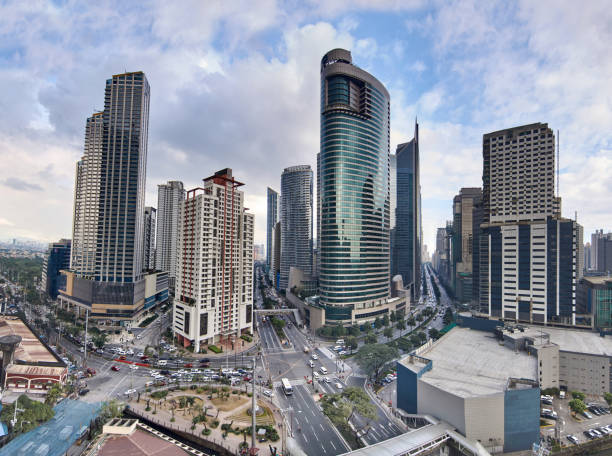
#> input picture computer_vision/opencv/photos/makati.jpg, 612 x 456 px, found by its file name
$ python basic.py
#> lines starting #> are read from the running program, lines starting #| are printed output that depends on the picture; after the words box and inside, x2 and y2 are one past the last pixel; in counts of white or black regions, pixels touching at a corner belong together
import cv2 as cv

img = cv.imread('photos/makati.jpg')
#> img is the input picture: shape (456, 612, 3); mean B, G, R 154.7, 143.9, 139.1
cv.imshow('Makati', img)

# converting to grayscale
gray = cv.cvtColor(img, cv.COLOR_BGR2GRAY)
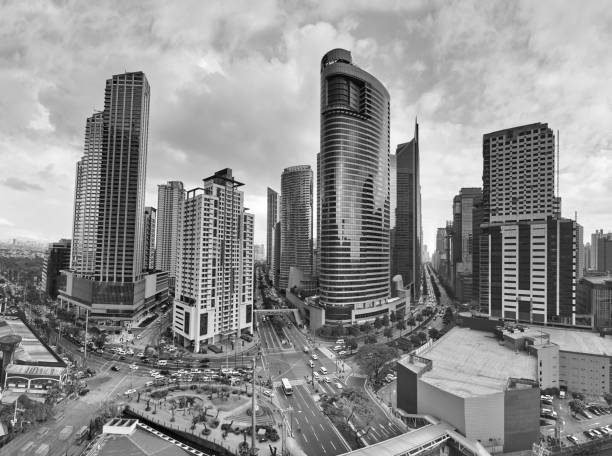
#> gray: shape (456, 612); min 0, max 255, mean 143.7
#cv.imshow('Gray', gray)

# blur
blur = cv.GaussianBlur(img, (7,7), cv.BORDER_DEFAULT)
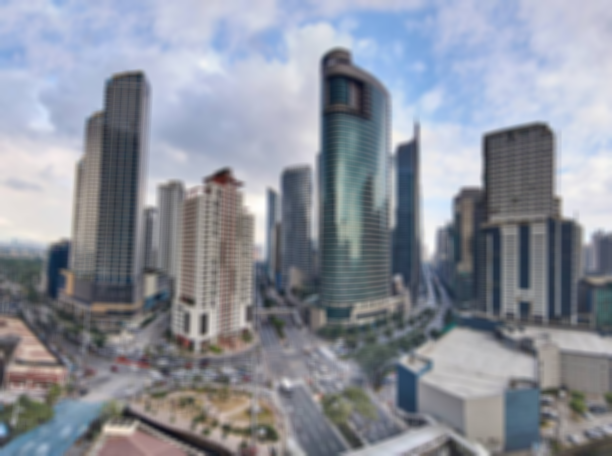
#> blur: shape (456, 612, 3); mean B, G, R 154.7, 143.9, 139.1
#cv.imshow('Blurred Image', blur)

# edge cascade
canny = cv.Canny(blur, 125, 175)
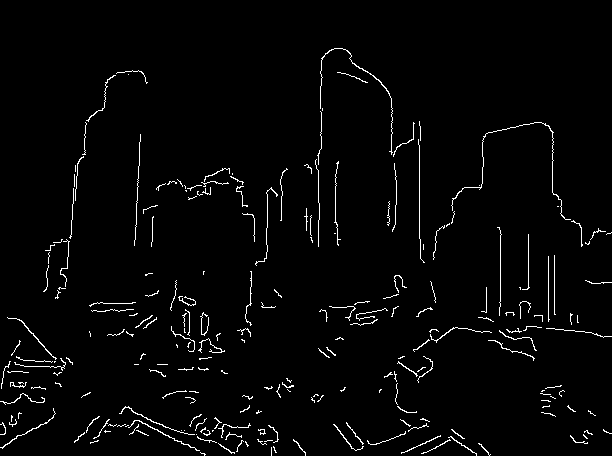
#> canny: shape (456, 612); 2.4% white in thin lines or dots, all inside (x1, y1, x2, y2) = (0, 48, 612, 456)
#cv.imshow('Canny edges', canny)

# dilating the images
dilated = cv.dilate(canny, (7,7), iterations=3)
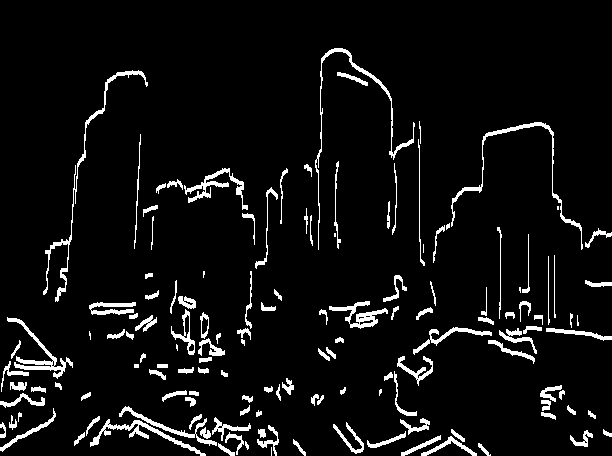
#> dilated: shape (456, 612); 6.1% white; 140 white regions (12 under 20 px), largest, box (x1, y1, x2, y2) and area: (43, 70, 148, 302) 913, (315, 48, 415, 250) 815, (451, 122, 583, 250) 796
#cv.imshow('Dilated', dilated)

# Eroding
eroded = cv.erode(dilated, (3,3), iterations=1)
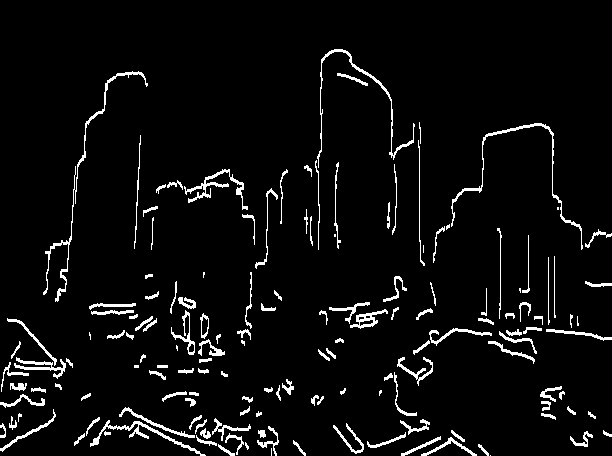
#> eroded: shape (456, 612); 4.9% white in thin lines or dots, all inside (x1, y1, x2, y2) = (0, 49, 612, 456)
#cv.imshow('Eroded', eroded)

# resize
resized = cv.resize(img, (600, 500), interpolation=cv.INTER_LINEAR)
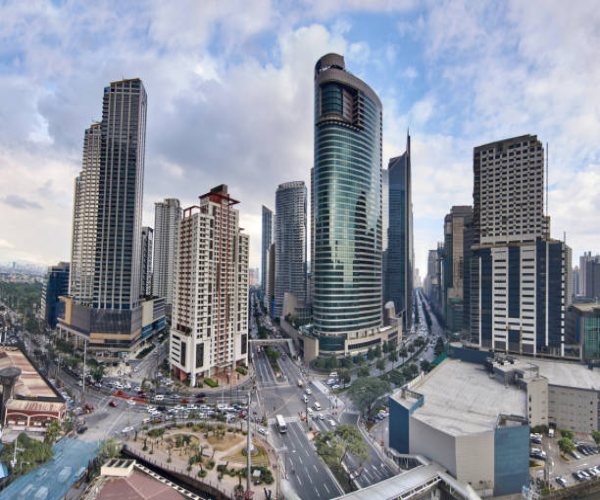
#> resized: shape (500, 600, 3); mean B, G, R 154.6, 143.8, 139
#cv.imshow('Resized', resized)

# cropping - images are arrays so we can do array slicing
cropped = img[50:200, 200:400]
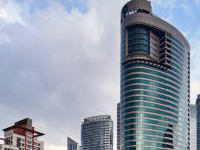
#> cropped: shape (150, 200, 3); mean B, G, R 172.8, 157.8, 148.8
cv.imshow('Cropped', cropped)


cv.waitKey(0)

$ run again, with computer_vision/opencv/photos/bgr_sample.jpg copied over computer_vision/opencv/photos/makati.jpg
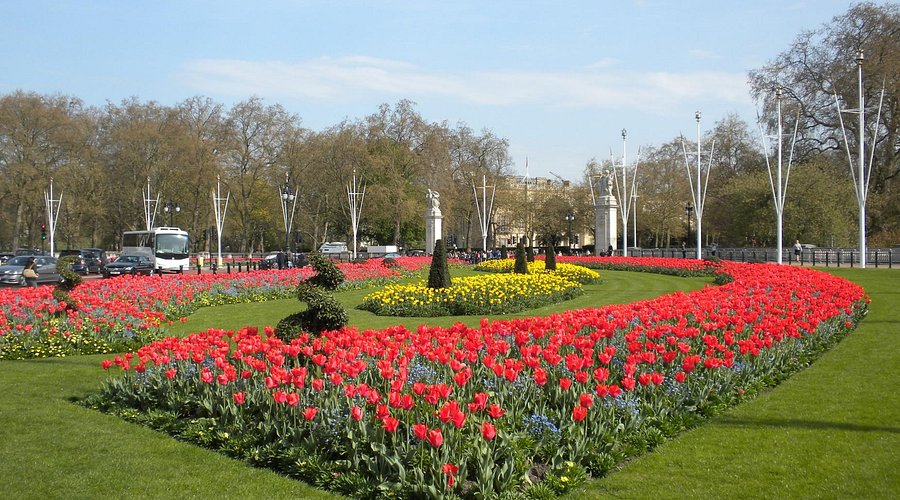
#> input picture computer_vision/opencv/photos/bgr_sample.jpg, 900 x 500 px, found by its file name
#> img is the input picture: shape (500, 900, 3); mean B, G, R 107.1, 127.1, 135.6
#> `canny = cv.Canny(blur, 125, 175)`:
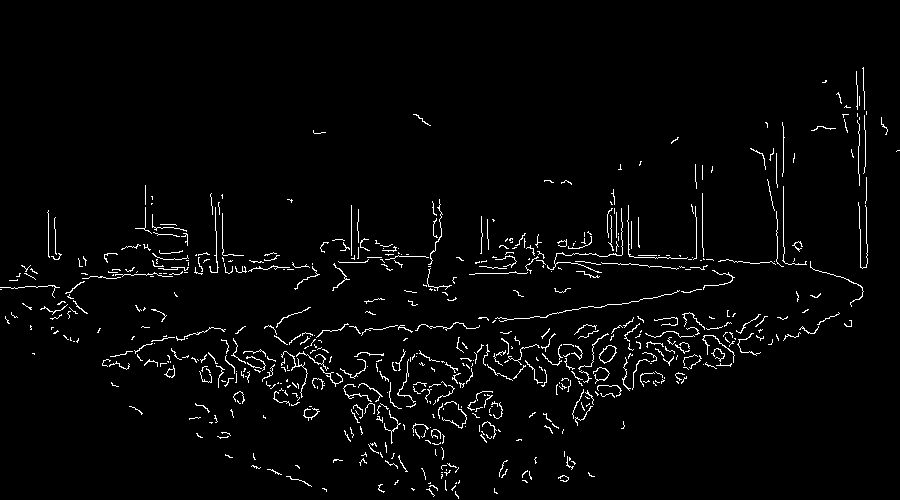
#> canny: shape (500, 900); 2.7% white in thin lines or dots, all inside (x1, y1, x2, y2) = (0, 67, 900, 499)
#> dilated: shape (500, 900); 7% white; 304 white regions (59 under 20 px), largest, box (x1, y1, x2, y2) and area: (547, 201, 708, 281) 1441, (65, 250, 189, 317) 1278, (281, 323, 413, 401) 1235
#> eroded: shape (500, 900); 5.7% white in thin lines or dots, all inside (x1, y1, x2, y2) = (0, 68, 900, 500)
#> `cropped = img[50:200, 200:400]`:
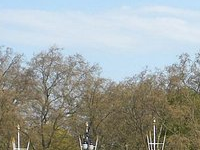
#> cropped: shape (150, 200, 3); mean B, G, R 160.3, 164, 158.6

$ run again, with computer_vision/opencv/photos/cat_large.jpg copied over computer_vision/opencv/photos/makati.jpg
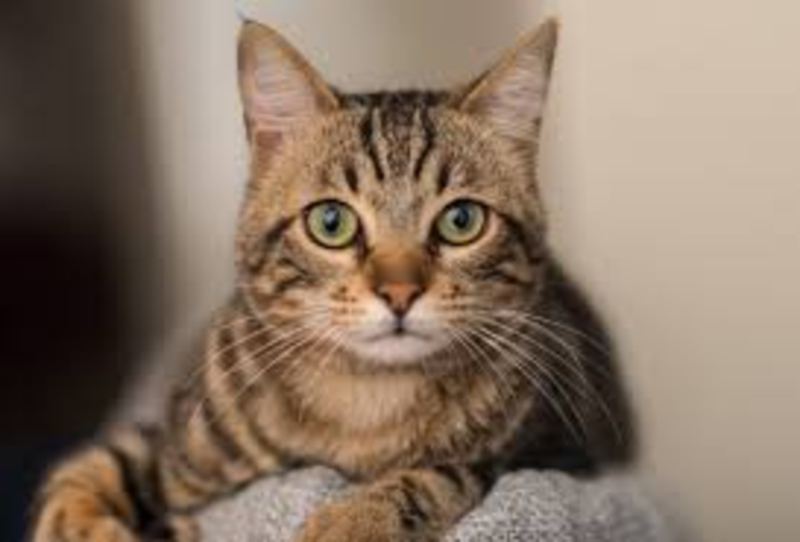
#> input picture computer_vision/opencv/photos/cat_large.jpg, 2400 x 1626 px, found by its file name (shown at 1/3 size)
#> img is the input picture: shape (1626, 2400, 3); mean B, G, R 99.7, 116.1, 135.1
#> canny: shape (1626, 2400); every value is 0
#> `resized = cv.resize(img, (600, 500), interpolation=cv.INTER_LINEAR)`:
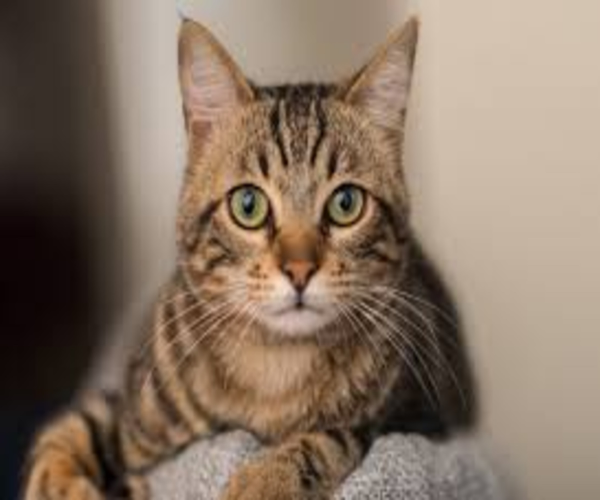
#> resized: shape (500, 600, 3); mean B, G, R 99.6, 116, 135
#> `cropped = img[50:200, 200:400]`:
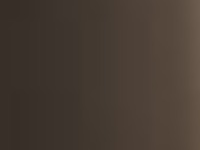
#> cropped: shape (150, 200, 3); mean B, G, R 50.9, 59.7, 70.9

$ run again, with computer_vision/opencv/photos/cats.jpg copied over computer_vision/opencv/photos/makati.jpg
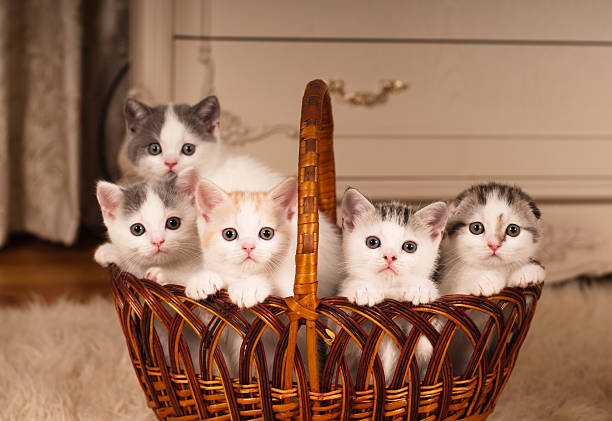
#> input picture computer_vision/opencv/photos/cats.jpg, 612 x 421 px, found by its file name
#> img is the input picture: shape (421, 612, 3); mean B, G, R 90.5, 114.6, 154.4
#> canny: shape (421, 612); 2.7% white in thin lines or dots, all inside (x1, y1, x2, y2) = (1, 79, 612, 421)
#> dilated: shape (421, 612); 6.8% white; 137 white regions (9 under 20 px), largest, box (x1, y1, x2, y2) and area: (232, 315, 265, 421) 951, (94, 178, 194, 309) 881, (356, 230, 476, 344) 755
#> eroded: shape (421, 612); 5.6% white in thin lines or dots, all inside (x1, y1, x2, y2) = (1, 80, 612, 421)
#> `cropped = img[50:200, 200:400]`:
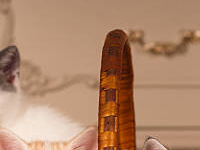
#> cropped: shape (150, 200, 3); mean B, G, R 109.2, 136.7, 176.7
